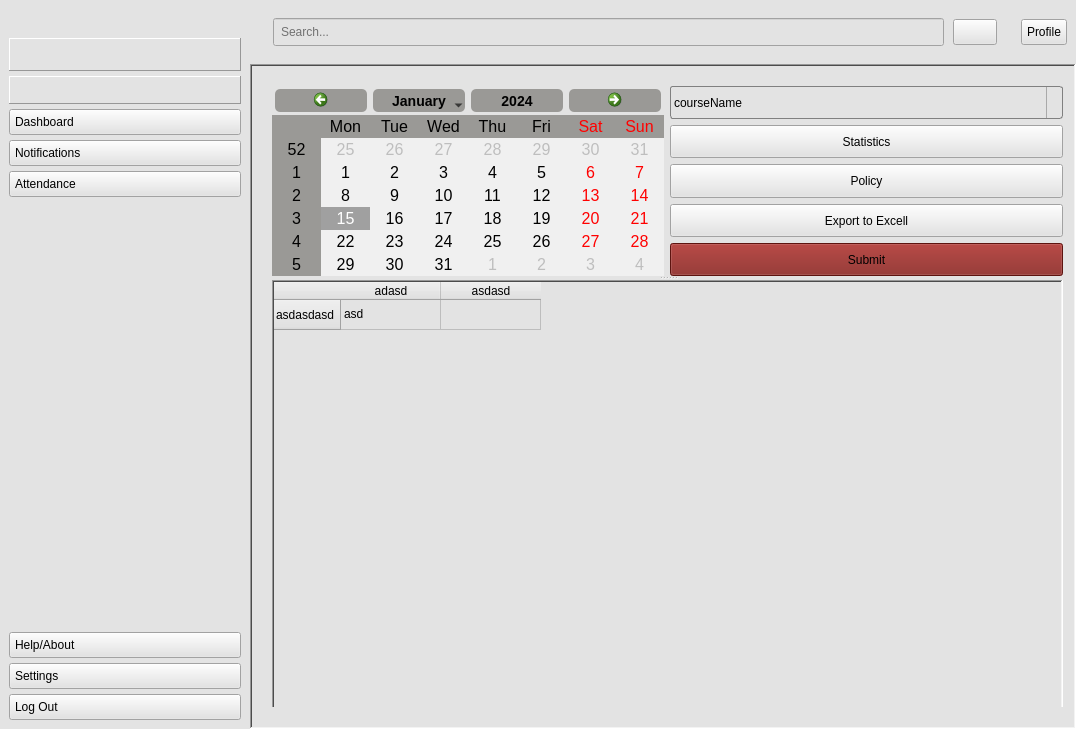
<?xml version="1.0" encoding="UTF-8"?>
<ui version="4.0">
 <class>MainWindow</class>
 <widget class="QMainWindow" name="MainWindow">
  <property name="enabled">
   <bool>true</bool>
  </property>
  <property name="geometry">
   <rect>
    <x>0</x>
    <y>0</y>
    <width>1076</width>
    <height>729</height>
   </rect>
  </property>
  <property name="maximumSize">
   <size>
    <width>1076</width>
    <height>729</height>
   </size>
  </property>
  <property name="contextMenuPolicy">
   <enum>Qt::DefaultContextMenu</enum>
  </property>
  <property name="acceptDrops">
   <bool>false</bool>
  </property>
  <property name="windowTitle">
   <string>Attendance Tracking</string>
  </property>
  <property name="windowIcon">
   <iconset resource="resoruces.qrc">
    <normaloff>:/images/icons/38439452-9882-4db8-9abd-97a82dba0fd8.png</normaloff>:/images/icons/38439452-9882-4db8-9abd-97a82dba0fd8.png</iconset>
  </property>
  <property name="windowOpacity">
   <double>1.000000000000000</double>
  </property>
  <property name="whatsThis">
   <string>&lt;html&gt;&lt;head/&gt;&lt;body&gt;&lt;p&gt;&lt;br/&gt;&lt;/p&gt;&lt;/body&gt;&lt;/html&gt;</string>
  </property>
  <property name="autoFillBackground">
   <bool>true</bool>
  </property>
  <property name="styleSheet">
   <string notr="true"/>
  </property>
  <widget class="QWidget" name="centralwidget">
   <property name="styleSheet">
    <string notr="true"/>
   </property>
   <layout class="QHBoxLayout" name="horizontalLayout_5">
    <property name="spacing">
     <number>0</number>
    </property>
    <property name="sizeConstraint">
     <enum>QLayout::SetMinAndMaxSize</enum>
    </property>
    <property name="leftMargin">
     <number>0</number>
    </property>
    <property name="topMargin">
     <number>0</number>
    </property>
    <property name="rightMargin">
     <number>0</number>
    </property>
    <property name="bottomMargin">
     <number>0</number>
    </property>
    <item>
     <widget class="QWidget" name="icon_text_widget" native="true">
      <property name="sizePolicy">
       <sizepolicy hsizetype="Preferred" vsizetype="Maximum">
        <horstretch>0</horstretch>
        <verstretch>0</verstretch>
       </sizepolicy>
      </property>
      <property name="maximumSize">
       <size>
        <width>250</width>
        <height>1666666</height>
       </size>
      </property>
      <property name="layoutDirection">
       <enum>Qt::LeftToRight</enum>
      </property>
      <property name="styleSheet">
       <string notr="true">QWidget{
background-color: rgb(227, 227, 227);
text-align: left;
padding: 5px;
}
</string>
      </property>
      <layout class="QVBoxLayout" name="verticalLayout_6" stretch="0,0,0,0">
       <property name="spacing">
        <number>5</number>
       </property>
       <property name="sizeConstraint">
        <enum>QLayout::SetDefaultConstraint</enum>
       </property>
       <property name="leftMargin">
        <number>0</number>
       </property>
       <property name="topMargin">
        <number>0</number>
       </property>
       <property name="rightMargin">
        <number>0</number>
       </property>
       <property name="bottomMargin">
        <number>0</number>
       </property>
       <item>
        <layout class="QHBoxLayout" name="horizontalLayout_3">
         <item>
          <widget class="QLabel" name="aguiconwide">
           <property name="maximumSize">
            <size>
             <width>80</width>
             <height>80</height>
            </size>
           </property>
           <property name="text">
            <string/>
           </property>
           <property name="pixmap">
            <pixmap resource="resoruces.qrc">:/images/icons/38439452-9882-4db8-9abd-97a82dba0fd8.png</pixmap>
           </property>
           <property name="scaledContents">
            <bool>true</bool>
           </property>
           <property name="buddy">
            <cstring></cstring>
           </property>
          </widget>
         </item>
        </layout>
       </item>
       <item>
        <layout class="QVBoxLayout" name="verticalLayout">
         <property name="spacing">
          <number>5</number>
         </property>
         <property name="leftMargin">
          <number>9</number>
         </property>
         <property name="topMargin">
          <number>9</number>
         </property>
         <property name="rightMargin">
          <number>9</number>
         </property>
         <property name="bottomMargin">
          <number>9</number>
         </property>
         <item>
          <widget class="QLabel" name="labelInstructorName">
           <property name="styleSheet">
            <string notr="true">QLabel#labelInstructorName {
    font-size: 18px;
    font-weight: bold;
	color: rgb(0, 0, 0);
	
}
</string>
           </property>
           <property name="frameShape">
            <enum>QFrame::Panel</enum>
           </property>
           <property name="frameShadow">
            <enum>QFrame::Raised</enum>
           </property>
           <property name="text">
            <string/>
           </property>
          </widget>
         </item>
         <item>
          <widget class="QLabel" name="labelInstructorEmail">
           <property name="styleSheet">
            <string notr="true">QLabel#labelInstructorEmail {
  	font-size: 14px;
	font-weight: normal;
	font-style: italic;
    color: #666;
}</string>
           </property>
           <property name="frameShape">
            <enum>QFrame::Panel</enum>
           </property>
           <property name="frameShadow">
            <enum>QFrame::Raised</enum>
           </property>
           <property name="text">
            <string/>
           </property>
          </widget>
         </item>
         <item>
          <widget class="QPushButton" name="dashboardbuttonwide">
           <property name="text">
            <string>Dashboard</string>
           </property>
           <property name="icon">
            <iconset resource="resoruces.qrc">
             <normaloff>:/images/icons/dashboard (1).png</normaloff>:/images/icons/dashboard (1).png</iconset>
           </property>
           <property name="checkable">
            <bool>false</bool>
           </property>
           <property name="autoRepeat">
            <bool>false</bool>
           </property>
           <property name="autoExclusive">
            <bool>true</bool>
           </property>
          </widget>
         </item>
         <item>
          <widget class="QPushButton" name="notifictionbuttonwide">
           <property name="text">
            <string>Notifications</string>
           </property>
           <property name="icon">
            <iconset resource="resoruces.qrc">
             <normaloff>:/images/icons/notification.png</normaloff>:/images/icons/notification.png</iconset>
           </property>
           <property name="checkable">
            <bool>false</bool>
           </property>
           <property name="autoExclusive">
            <bool>true</bool>
           </property>
          </widget>
         </item>
         <item>
          <widget class="QPushButton" name="attendancebuttonwide">
           <property name="text">
            <string>Attendance</string>
           </property>
           <property name="icon">
            <iconset resource="resoruces.qrc">
             <normaloff>:/images/icons/report (1).png</normaloff>:/images/icons/report (1).png</iconset>
           </property>
           <property name="checkable">
            <bool>false</bool>
           </property>
           <property name="autoExclusive">
            <bool>true</bool>
           </property>
          </widget>
         </item>
        </layout>
       </item>
       <item>
        <spacer name="verticalSpacer_4">
         <property name="orientation">
          <enum>Qt::Vertical</enum>
         </property>
         <property name="sizeType">
          <enum>QSizePolicy::Expanding</enum>
         </property>
         <property name="sizeHint" stdset="0">
          <size>
           <width>20</width>
           <height>355</height>
          </size>
         </property>
        </spacer>
       </item>
       <item>
        <layout class="QVBoxLayout" name="verticalLayout_5">
         <property name="spacing">
          <number>5</number>
         </property>
         <property name="leftMargin">
          <number>9</number>
         </property>
         <property name="topMargin">
          <number>9</number>
         </property>
         <property name="rightMargin">
          <number>9</number>
         </property>
         <property name="bottomMargin">
          <number>9</number>
         </property>
         <item>
          <widget class="QPushButton" name="helpbuttonwide">
           <property name="text">
            <string>Help/About</string>
           </property>
           <property name="icon">
            <iconset resource="resoruces.qrc">
             <normaloff>:/images/icons/information-button.png</normaloff>:/images/icons/information-button.png</iconset>
           </property>
           <property name="checkable">
            <bool>false</bool>
           </property>
           <property name="autoExclusive">
            <bool>true</bool>
           </property>
          </widget>
         </item>
         <item>
          <widget class="QPushButton" name="settingsbuttonwide">
           <property name="text">
            <string>Settings</string>
           </property>
           <property name="icon">
            <iconset resource="resoruces.qrc">
             <normaloff>:/images/icons/settings.png</normaloff>:/images/icons/settings.png</iconset>
           </property>
           <property name="checkable">
            <bool>false</bool>
           </property>
           <property name="autoExclusive">
            <bool>true</bool>
           </property>
          </widget>
         </item>
         <item>
          <widget class="QPushButton" name="logoutbuttonwide">
           <property name="text">
            <string>Log Out</string>
           </property>
           <property name="icon">
            <iconset resource="resoruces.qrc">
             <normaloff>:/images/icons/logout (1).png</normaloff>:/images/icons/logout (1).png</iconset>
           </property>
           <property name="checkable">
            <bool>false</bool>
           </property>
           <property name="autoExclusive">
            <bool>true</bool>
           </property>
          </widget>
         </item>
        </layout>
       </item>
      </layout>
     </widget>
    </item>
    <item>
     <widget class="QWidget" name="main_screen_widget" native="true">
      <property name="sizePolicy">
       <sizepolicy hsizetype="Maximum" vsizetype="Maximum">
        <horstretch>0</horstretch>
        <verstretch>0</verstretch>
       </sizepolicy>
      </property>
      <property name="maximumSize">
       <size>
        <width>861</width>
        <height>841</height>
       </size>
      </property>
      <layout class="QVBoxLayout" name="verticalLayout_7">
       <property name="spacing">
        <number>0</number>
       </property>
       <property name="sizeConstraint">
        <enum>QLayout::SetMaximumSize</enum>
       </property>
       <property name="leftMargin">
        <number>0</number>
       </property>
       <property name="topMargin">
        <number>0</number>
       </property>
       <property name="rightMargin">
        <number>0</number>
       </property>
       <property name="bottomMargin">
        <number>0</number>
       </property>
       <item>
        <widget class="QWidget" name="header_widget" native="true">
         <property name="sizePolicy">
          <sizepolicy hsizetype="Expanding" vsizetype="Preferred">
           <horstretch>0</horstretch>
           <verstretch>0</verstretch>
          </sizepolicy>
         </property>
         <property name="maximumSize">
          <size>
           <width>16777215</width>
           <height>120</height>
          </size>
         </property>
         <property name="mouseTracking">
          <bool>true</bool>
         </property>
         <property name="styleSheet">
          <string notr="true">QWidget{
background-color: rgb(227, 227, 227);
text-align: left;
padding: 5px;
}
</string>
         </property>
         <layout class="QHBoxLayout" name="horizontalLayout_4">
          <property name="spacing">
           <number>5</number>
          </property>
          <property name="leftMargin">
           <number>9</number>
          </property>
          <property name="topMargin">
           <number>9</number>
          </property>
          <property name="rightMargin">
           <number>9</number>
          </property>
          <property name="bottomMargin">
           <number>9</number>
          </property>
          <item>
           <spacer name="horizontalSpacer_5">
            <property name="orientation">
             <enum>Qt::Horizontal</enum>
            </property>
            <property name="sizeType">
             <enum>QSizePolicy::Preferred</enum>
            </property>
            <property name="sizeHint" stdset="0">
             <size>
              <width>5</width>
              <height>20</height>
             </size>
            </property>
           </spacer>
          </item>
          <item>
           <layout class="QHBoxLayout" name="horizontalLayout">
            <property name="spacing">
             <number>9</number>
            </property>
            <property name="leftMargin">
             <number>9</number>
            </property>
            <property name="topMargin">
             <number>9</number>
            </property>
            <property name="rightMargin">
             <number>9</number>
            </property>
            <property name="bottomMargin">
             <number>9</number>
            </property>
            <item>
             <widget class="QLineEdit" name="searchbar">
              <property name="placeholderText">
               <string>Search...</string>
              </property>
             </widget>
            </item>
            <item>
             <widget class="QPushButton" name="searchbutton">
              <property name="styleSheet">
               <string notr="true">QWidget{
background-color: rgb(227, 227, 227);
text-align: left;
padding: 5px;
}
</string>
              </property>
              <property name="text">
               <string/>
              </property>
              <property name="icon">
               <iconset resource="resoruces.qrc">
                <normaloff>:/images/icons/icons8-search-50.png</normaloff>:/images/icons/icons8-search-50.png</iconset>
              </property>
             </widget>
            </item>
           </layout>
          </item>
          <item>
           <spacer name="horizontalSpacer_6">
            <property name="orientation">
             <enum>Qt::Horizontal</enum>
            </property>
            <property name="sizeType">
             <enum>QSizePolicy::Preferred</enum>
            </property>
            <property name="sizeHint" stdset="0">
             <size>
              <width>10</width>
              <height>20</height>
             </size>
            </property>
           </spacer>
          </item>
          <item>
           <widget class="QPushButton" name="profilebuttonwide">
            <property name="text">
             <string>Profile</string>
            </property>
            <property name="icon">
             <iconset resource="resoruces.qrc">
              <normaloff>:/images/icons/user.png</normaloff>:/images/icons/user.png</iconset>
            </property>
            <property name="checkable">
             <bool>false</bool>
            </property>
            <property name="autoExclusive">
             <bool>true</bool>
            </property>
           </widget>
          </item>
         </layout>
        </widget>
       </item>
       <item>
        <widget class="QStackedWidget" name="mainscreen">
         <property name="sizePolicy">
          <sizepolicy hsizetype="Expanding" vsizetype="Expanding">
           <horstretch>100</horstretch>
           <verstretch>100</verstretch>
          </sizepolicy>
         </property>
         <property name="styleSheet">
          <string notr="true">background-color: rgb(227, 227, 227);</string>
         </property>
         <property name="frameShape">
          <enum>QFrame::WinPanel</enum>
         </property>
         <property name="frameShadow">
          <enum>QFrame::Sunken</enum>
         </property>
         <property name="lineWidth">
          <number>2</number>
         </property>
         <property name="midLineWidth">
          <number>4</number>
         </property>
         <property name="currentIndex">
          <number>3</number>
         </property>
         <widget class="QWidget" name="dashboardpage">
          <layout class="QGridLayout" name="gridLayout">
           <item row="0" column="0">
            <widget class="QWidget" name="course_widget" native="true">
             <property name="sizePolicy">
              <sizepolicy hsizetype="Expanding" vsizetype="Expanding">
               <horstretch>0</horstretch>
               <verstretch>0</verstretch>
              </sizepolicy>
             </property>
             <widget class="QWidget" name="layoutWidget">
              <property name="geometry">
               <rect>
                <x>10</x>
                <y>10</y>
                <width>791</width>
                <height>631</height>
               </rect>
              </property>
              <layout class="QVBoxLayout" name="course_layout">
               <property name="sizeConstraint">
                <enum>QLayout::SetMinAndMaxSize</enum>
               </property>
               <property name="leftMargin">
                <number>15</number>
               </property>
               <property name="topMargin">
                <number>15</number>
               </property>
               <property name="rightMargin">
                <number>15</number>
               </property>
               <property name="bottomMargin">
                <number>15</number>
               </property>
               <item>
                <widget class="QPushButton" name="coursesButtonDynamic">
                 <property name="sizePolicy">
                  <sizepolicy hsizetype="Minimum" vsizetype="Preferred">
                   <horstretch>0</horstretch>
                   <verstretch>0</verstretch>
                  </sizepolicy>
                 </property>
                 <property name="styleSheet">
                  <string notr="true">background-color: rgb(130, 28, 23);</string>
                 </property>
                 <property name="text">
                  <string>Internet Of Things</string>
                 </property>
                 <property name="checkable">
                  <bool>true</bool>
                 </property>
                 <property name="autoExclusive">
                  <bool>true</bool>
                 </property>
                </widget>
               </item>
              </layout>
             </widget>
            </widget>
           </item>
          </layout>
         </widget>
         <widget class="QWidget" name="notificationspage">
          <widget class="QLabel" name="notifications">
           <property name="geometry">
            <rect>
             <x>20</x>
             <y>10</y>
             <width>761</width>
             <height>751</height>
            </rect>
           </property>
           <property name="text">
            <string>Notifications</string>
           </property>
          </widget>
         </widget>
         <widget class="QWidget" name="Coursespage"/>
         <widget class="QWidget" name="Attendancepage">
          <property name="sizePolicy">
           <sizepolicy hsizetype="Expanding" vsizetype="Expanding">
            <horstretch>0</horstretch>
            <verstretch>0</verstretch>
           </sizepolicy>
          </property>
          <widget class="QSplitter" name="splitter">
           <property name="geometry">
            <rect>
             <x>20</x>
             <y>20</y>
             <width>791</width>
             <height>621</height>
            </rect>
           </property>
           <property name="sizePolicy">
            <sizepolicy hsizetype="Preferred" vsizetype="Preferred">
             <horstretch>0</horstretch>
             <verstretch>0</verstretch>
            </sizepolicy>
           </property>
           <property name="minimumSize">
            <size>
             <width>563</width>
             <height>0</height>
            </size>
           </property>
           <property name="orientation">
            <enum>Qt::Vertical</enum>
           </property>
           <widget class="QWidget" name="layoutWidget">
            <layout class="QGridLayout" name="gridLayout_2">
             <property name="sizeConstraint">
              <enum>QLayout::SetMinAndMaxSize</enum>
             </property>
             <item row="0" column="1">
              <layout class="QVBoxLayout" name="verticalLayout_2">
               <property name="sizeConstraint">
                <enum>QLayout::SetDefaultConstraint</enum>
               </property>
               <item>
                <widget class="QComboBox" name="coursesComboBox">
                 <property name="sizePolicy">
                  <sizepolicy hsizetype="Ignored" vsizetype="Preferred">
                   <horstretch>0</horstretch>
                   <verstretch>0</verstretch>
                  </sizepolicy>
                 </property>
                 <property name="minimumSize">
                  <size>
                   <width>161</width>
                   <height>0</height>
                  </size>
                 </property>
                 <property name="styleSheet">
                  <string notr="true">QComboBox {
    border: 1px solid gray;
    border-radius: 3px;
    padding: 1px 18px 1px 3px;
    min-width: 6em;
}

QComboBox:editable {
    background: white;
}

QComboBox:!editable, QComboBox::drop-down:editable {
     background: qlineargradient(x1: 0, y1: 0, x2: 0, y2: 1,
                                 stop: 0 #E1E1E1, stop: 0.4 #DDDDDD,
                                 stop: 0.5 #D8D8D8, stop: 1.0 #D3D3D3);
}

/* QComboBox gets the &quot;on&quot; state when the popup is open */
QComboBox:!editable:on, QComboBox::drop-down:editable:on {
    background: qlineargradient(x1: 0, y1: 0, x2: 0, y2: 1,
                                stop: 0 #D3D3D3, stop: 0.4 #D8D8D8,
                                stop: 0.5 #DDDDDD, stop: 1.0 #E1E1E1);
}

QComboBox:on { /* shift the text when the popup opens */
    padding-top: 3px;
    padding-left: 4px;
}

QComboBox::drop-down {
    subcontrol-origin: padding;
    subcontrol-position: top right;
    width: 15px;

    border-left-width: 1px;
    border-left-color: darkgray;
    border-left-style: solid; /* just a single line */
    border-top-right-radius: 3px; /* same radius as the QComboBox */
    border-bottom-right-radius: 3px;
}

QComboBox::down-arrow {
    image: url(/usr/share/icons/crystalsvg/16x16/actions/1downarrow.png);
}

QComboBox::down-arrow:on { /* shift the arrow when popup is open */
    top: 1px;
    left: 1px;
}
QComboBox QAbstractItemView {
    border: 2px solid darkgray;
    selection-background-color: lightgray;
}</string>
                 </property>
                 <item>
                  <property name="text">
                   <string>courseName</string>
                  </property>
                 </item>
                 <item>
                  <property name="text">
                   <string>IOT</string>
                  </property>
                 </item>
                 <item>
                  <property name="text">
                   <string>COMP413</string>
                  </property>
                 </item>
                </widget>
               </item>
               <item>
                <widget class="QPushButton" name="statisticsbuttonwide">
                 <property name="sizePolicy">
                  <sizepolicy hsizetype="Minimum" vsizetype="Preferred">
                   <horstretch>0</horstretch>
                   <verstretch>0</verstretch>
                  </sizepolicy>
                 </property>
                 <property name="text">
                  <string>Statistics</string>
                 </property>
                 <property name="icon">
                  <iconset resource="resoruces.qrc">
                   <normaloff>:/images/icons/trend.png</normaloff>:/images/icons/trend.png</iconset>
                 </property>
                 <property name="checkable">
                  <bool>false</bool>
                 </property>
                 <property name="autoExclusive">
                  <bool>true</bool>
                 </property>
                </widget>
               </item>
               <item>
                <widget class="QPushButton" name="policybuttonwide">
                 <property name="sizePolicy">
                  <sizepolicy hsizetype="Minimum" vsizetype="Preferred">
                   <horstretch>0</horstretch>
                   <verstretch>0</verstretch>
                  </sizepolicy>
                 </property>
                 <property name="text">
                  <string>Policy</string>
                 </property>
                 <property name="icon">
                  <iconset resource="resoruces.qrc">
                   <normaloff>:/images/icons/insurance (1).png</normaloff>:/images/icons/insurance (1).png</iconset>
                 </property>
                 <property name="checkable">
                  <bool>false</bool>
                 </property>
                 <property name="autoExclusive">
                  <bool>true</bool>
                 </property>
                </widget>
               </item>
               <item>
                <widget class="QPushButton" name="Export_to_Excel">
                 <property name="sizePolicy">
                  <sizepolicy hsizetype="Preferred" vsizetype="Preferred">
                   <horstretch>0</horstretch>
                   <verstretch>0</verstretch>
                  </sizepolicy>
                 </property>
                 <property name="text">
                  <string>Export to Excell</string>
                 </property>
                </widget>
               </item>
               <item>
                <widget class="QPushButton" name="submitbutton">
                 <property name="sizePolicy">
                  <sizepolicy hsizetype="Minimum" vsizetype="Preferred">
                   <horstretch>0</horstretch>
                   <verstretch>0</verstretch>
                  </sizepolicy>
                 </property>
                 <property name="styleSheet">
                  <string notr="true">background-color: rgb(130, 28, 23);</string>
                 </property>
                 <property name="text">
                  <string>Submit</string>
                 </property>
                 <property name="checkable">
                  <bool>false</bool>
                 </property>
                 <property name="autoExclusive">
                  <bool>true</bool>
                 </property>
                </widget>
               </item>
              </layout>
             </item>
             <item row="0" column="0">
              <widget class="QCalendarWidget" name="calendarWidget">
               <property name="sizePolicy">
                <sizepolicy hsizetype="Fixed" vsizetype="Preferred">
                 <horstretch>0</horstretch>
                 <verstretch>0</verstretch>
                </sizepolicy>
               </property>
               <property name="styleSheet">
                <string notr="true">QCalendarWidget {
    background-color: rgb(154, 153, 150);  /* Soft gray background */
    border: 1px solid rgb(190, 190, 190);  /* Subtle border */
    border-radius: 20px;  /* Rounded corners */
    padding: 5px;
}

QCalendarWidget QToolButton {
    background-color: rgb(154, 153, 150);  /* Medium gray for navigation buttons */
    color: black;  /* Black text */
    font-size: 14px;
    height: 20px;
    width: 90px;
    border: none;
    border-radius: 5px;
    margin: 3px;
}

QCalendarWidget QToolButton::hover {
    background-color: rgb(180, 180, 180);  /* Darker gray on hover */
}

QCalendarWidget QAbstractItemView {
    background-color: rgb(240, 240, 240);  /* Light background for days */
    selection-background-color: rgb(160, 160, 160);  /* Dark gray for selected day */
    selection-color: white;  /* White text for selected day */
    font-size: 16px;
    gridline-color: rgb(0, 0, 0);  /* Light grid lines */
}

QCalendarWidget QWidget {
     /* Slightly darker alternate background */
	
	alternate-background-color: rgb(154, 153, 150);
}

QCalendarWidget QHeaderView::section {
    background-color: rgb(154, 153, 150);  /* Light gray for header */
    color: black;  /* Black text */
    font-size: 13px;
    border: 1px solid rgb(190, 190, 190);  /* Border for header sections */
}

QCalendarWidget QSpinBox {
    background-color: rgb(154, 153, 150);  /* Spinbox background */
    border: 1px solid rgb(190, 190, 190);  /* Border */
    border-radius: 5px;
    padding: 2px;
}

QCalendarWidget QSpinBox::up-button, QCalendarWidget QSpinBox::down-button {
    background-color: rgb(210, 210, 210);  /* Same as spinbox background */
    border: none;
    width: 15px;
    height: 15px;
    border-radius: 5px;
}

QCalendarWidget QSpinBox::up-button::hover, QCalendarWidget QSpinBox::down-button::hover {
    background-color: rgb(180, 180, 180);  /* Darker gray on hover */
}

QCalendarWidget QSpinBox::up-arrow, QCalendarWidget QSpinBox::down-arrow {
    width: 7px;
    height: 7px;
}
</string>
               </property>
              </widget>
             </item>
            </layout>
           </widget>
           <widget class="QTableWidget" name="attendanceTableWidget">
            <property name="sizePolicy">
             <sizepolicy hsizetype="Expanding" vsizetype="Expanding">
              <horstretch>0</horstretch>
              <verstretch>0</verstretch>
             </sizepolicy>
            </property>
            <property name="minimumSize">
             <size>
              <width>404</width>
              <height>600</height>
             </size>
            </property>
            <property name="focusPolicy">
             <enum>Qt::StrongFocus</enum>
            </property>
            <property name="styleSheet">
             <string notr="true"/>
            </property>
            <property name="frameShape">
             <enum>QFrame::WinPanel</enum>
            </property>
            <row>
             <property name="text">
              <string>asdasdasd</string>
             </property>
            </row>
            <column>
             <property name="text">
              <string>adasd</string>
             </property>
            </column>
            <column>
             <property name="text">
              <string>asdasd</string>
             </property>
            </column>
            <item row="0" column="0">
             <property name="text">
              <string>asd</string>
             </property>
            </item>
           </widget>
          </widget>
         </widget>
         <widget class="QWidget" name="PolicyPage">
          <widget class="QLabel" name="Policy">
           <property name="geometry">
            <rect>
             <x>10</x>
             <y>10</y>
             <width>771</width>
             <height>751</height>
            </rect>
           </property>
           <property name="text">
            <string>Policy</string>
           </property>
          </widget>
         </widget>
         <widget class="QWidget" name="StatisticsPage">
          <widget class="QLabel" name="Statistics">
           <property name="geometry">
            <rect>
             <x>10</x>
             <y>10</y>
             <width>771</width>
             <height>751</height>
            </rect>
           </property>
           <property name="text">
            <string>Statistics</string>
           </property>
          </widget>
         </widget>
         <widget class="QWidget" name="HelpPage">
          <widget class="QLabel" name="Help">
           <property name="geometry">
            <rect>
             <x>10</x>
             <y>20</y>
             <width>771</width>
             <height>741</height>
            </rect>
           </property>
           <property name="text">
            <string>Help</string>
           </property>
          </widget>
         </widget>
         <widget class="QWidget" name="SettingsPage">
          <widget class="QLabel" name="Settings">
           <property name="geometry">
            <rect>
             <x>10</x>
             <y>10</y>
             <width>771</width>
             <height>751</height>
            </rect>
           </property>
           <property name="text">
            <string>Settings</string>
           </property>
          </widget>
         </widget>
         <widget class="QWidget" name="ProfilePage">
          <widget class="QLabel" name="Profile">
           <property name="geometry">
            <rect>
             <x>10</x>
             <y>10</y>
             <width>771</width>
             <height>751</height>
            </rect>
           </property>
           <property name="text">
            <string>Profile</string>
           </property>
          </widget>
         </widget>
         <widget class="QWidget" name="SearchPage">
          <widget class="QLabel" name="Search">
           <property name="geometry">
            <rect>
             <x>20</x>
             <y>20</y>
             <width>761</width>
             <height>741</height>
            </rect>
           </property>
           <property name="text">
            <string>Search</string>
           </property>
          </widget>
         </widget>
         <widget class="QWidget" name="coursePage">
          <widget class="QLineEdit" name="lineEdit">
           <property name="geometry">
            <rect>
             <x>50</x>
             <y>80</y>
             <width>411</width>
             <height>241</height>
            </rect>
           </property>
           <property name="text">
            <string>course</string>
           </property>
          </widget>
         </widget>
        </widget>
       </item>
      </layout>
     </widget>
    </item>
   </layout>
  </widget>
 </widget>
 <resources>
  <include location="resoruces.qrc"/>
  <include location="resoruces.qrc"/>
 </resources>
 <connections/>
</ui>
